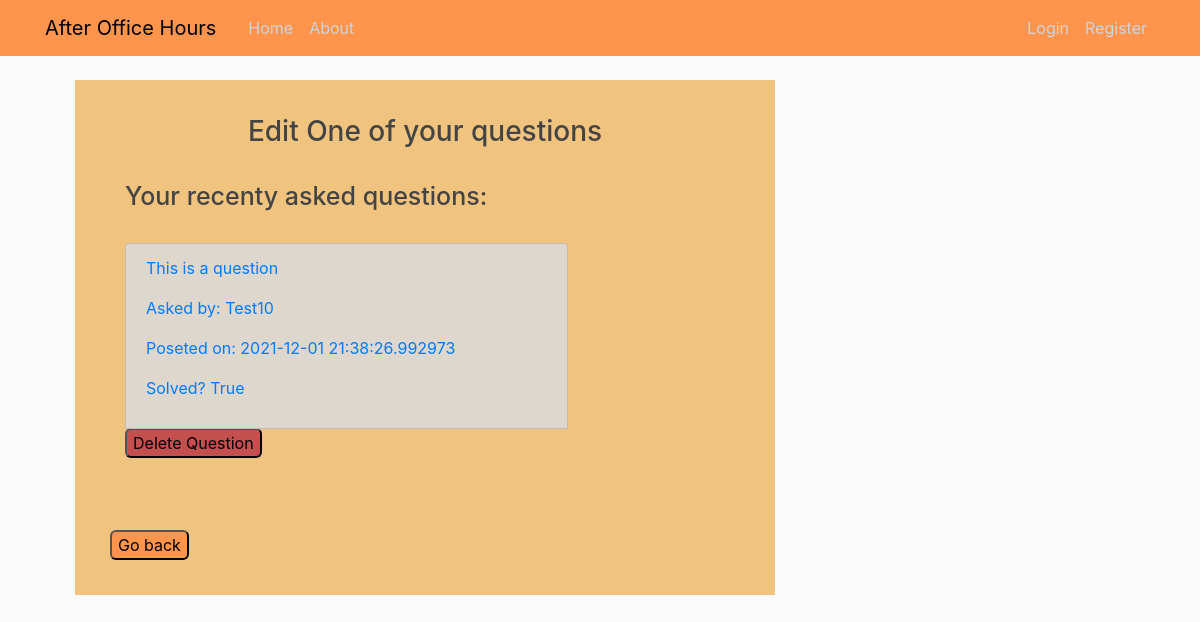
Page /go_to_edit_questions/ (signed in) on the earlier database version.
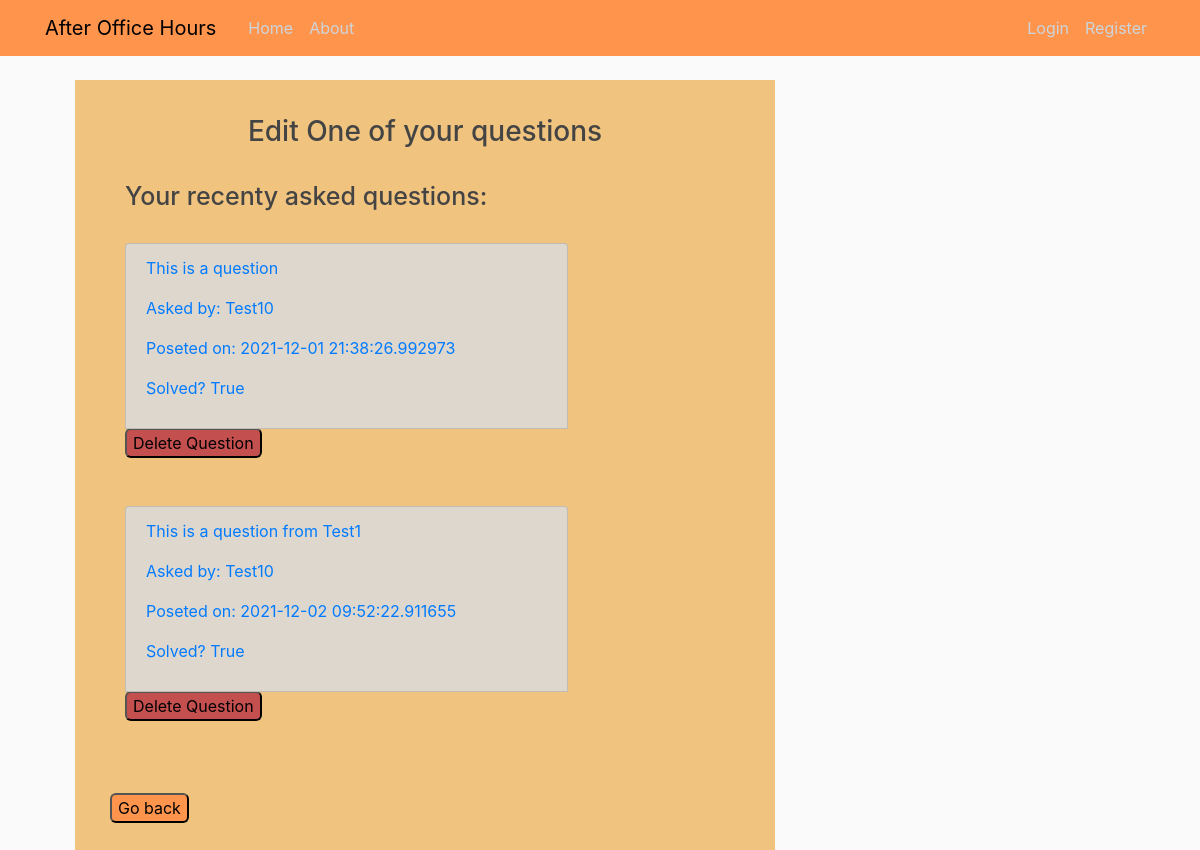
Same page on the later database version.
### Question.py (models this page shows)
class Question(db.Model):
    id = db.Column(db.Integer, primary_key=True)
    q_text = db.Column(db.Text)
    asked_by_id = db.Column(db.Integer, db.ForeignKey('user.id'))
    post_time = db.Column(db.DateTime)
    solved = db.Column(db.Boolean)
    answers = db.relationship('Answer', backref='question', lazy = True)

class User(UserMixin, db.Model):
    id = db.Column(db.Integer, primary_key=True)
    username = db.Column(db.String(20), unique=True, nullable=False)
    email = db.Column(db.String(120), unique=True, nullable=False)
    password = db.Column(db.String(60), nullable=False)
    questions = db.relationship('Question', backref='author', lazy=True)

### Question.py (the view)
@app.route("/go_to_edit_questions/")
def go_to_edit_questions():
    user = current_user
    questions = Question.query.filter_by(asked_by_id = user.id)
    context = {
        'questions' : questions
        }
    return render_template("edit_questions.html", **context)

### Question.py (called while the page is built)
@login_manager.user_loader
def load_user(user_id):
    print(user_id)
    return User.query.get(int(user_id))

### Templates/edit_questions.html (shortened to what this page needs)
{% extends "layout.html" %}
{% block content %}
    <div class="edit_form">
        <h3 id="edit_title">Edit One of your questions</h3>
        <br>
        <div class="col-9" id="user_questions">
            <div id="user_asked_questions">
                {% if questions != None %}
                <h2 id="recently_asked">Your recenty asked questions:</h2>
                <br>
                    {% for question in questions %}
                    <form action="{{ url_for('edit_questions') }}" method="post">
                        <a href="{{url_for('question', question_id = question.id)}}" class="list-group-item" id="questions_asked">
                            <p class="list-group-item-heading">{{ question.q_text }}</p>
                            <p class="list-group-item-text">Asked by: {{ current_user.username }}</p>
                            <p class="list-group-item-text">Poseted on: {{ question.post_time }}</p>
                            <p class="list-group-item-text">Solved? {{ question.solved }}</p>
                        </a>
                        <input type="submit" value="Delete Question" id="delete_button">
                        <br>
                        <br>
                    </form>
                    <br>
                    {% endfor %}
                {% else %}
                    <h2>It looks like you haven't asked any questions yet!</h2>
                {% endif %}
            </div>
        </div>
        <br>
        <button id="return_button" onclick="window.location.href='{{ url_for( 'profile') }}';">Go back</button>
    </div>
{% endblock content %}

Differences in the rows shown:
added Question: q_text "This is a question from Test1", {{ current_user.username }} "Test10", post_time "2021-12-02 09:52:22.911655", solved "True"
